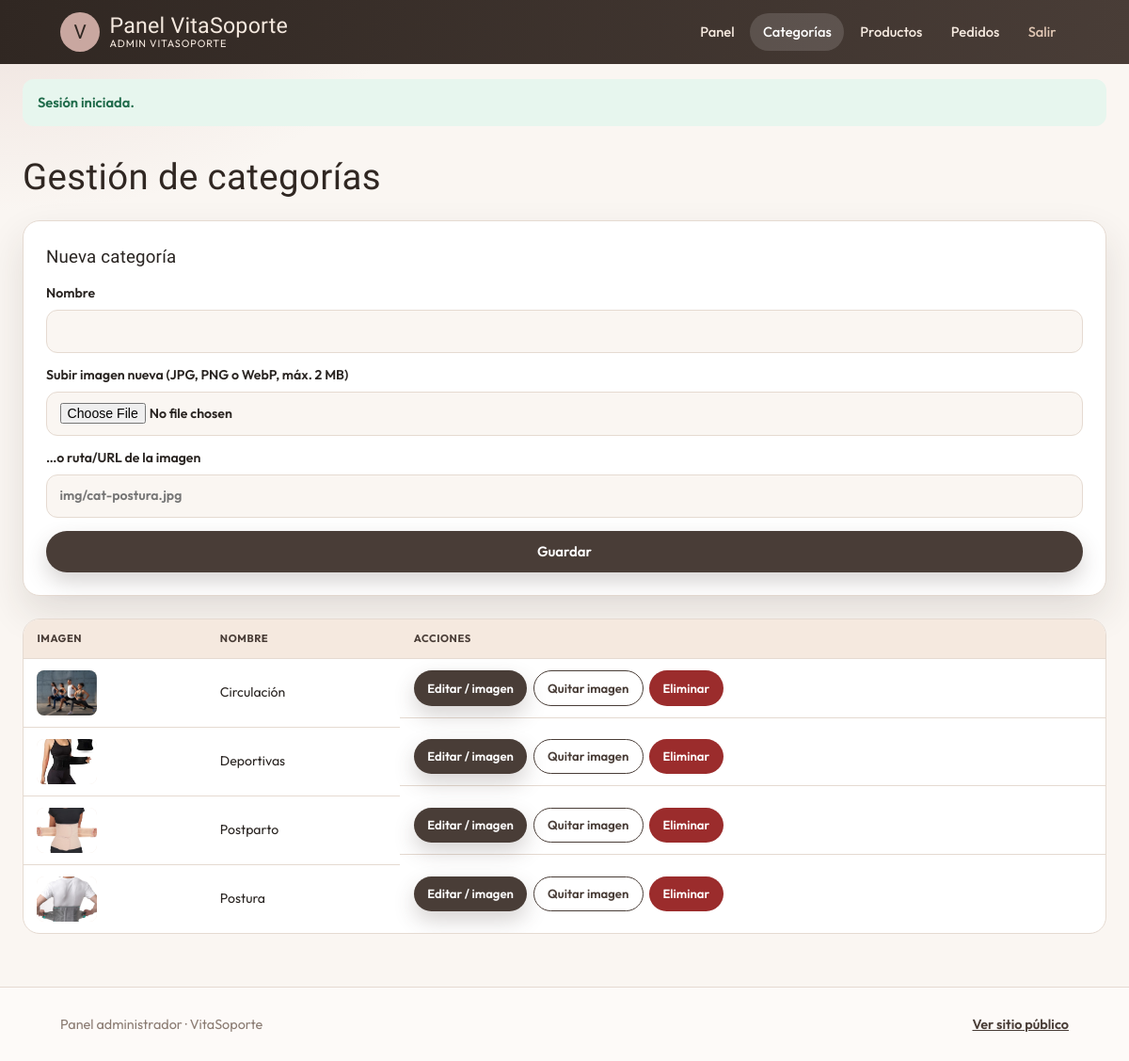
Screenshot of /admin/categorias.php (signed in) with the database file from the repository.
### tables this page shows
CREATE TABLE categoria (
  id_categoria INT UNSIGNED AUTO_INCREMENT PRIMARY KEY,
  nombre VARCHAR(100) NOT NULL,
  imagen VARCHAR(500) NULL
);

### includes/funciones.php (called while the page is built, shortened)
<?php
function e(?string $value): string
{
    return htmlspecialchars((string) $value, ENT_QUOTES | ENT_SUBSTITUTE, 'UTF-8');
}
function obtenerCategorias(mysqli $conexion): array
{
    $result = $conexion->query('SELECT id_categoria, nombre, imagen FROM categoria ORDER BY nombre ASC');
    return $result->fetch_all(MYSQLI_ASSOC);
}
function imagenCategoria(?string $imagen): string
{
    $foto = trim((string) $imagen);
    if (str_starts_with($foto, 'http://') || str_starts_with($foto, 'https://') || str_starts_with($foto, 'img/')) {
        return $foto;
    }
    return 'img/' . ltrim($foto, '/');
}

### admin/categorias.php (the view, shortened to what this page needs)
<?php
require_once __DIR__ . '/../includes/funciones.php';
$editar = null;
$categorias = obtenerCategorias($conexion);
require __DIR__ . '/../includes/header_admin.php';
?>
<div class="toolbar"><h2>Gestión de categorías</h2></div>
<form method="post" enctype="multipart/form-data" class="form" style="margin-bottom:1.5rem">
    <h3><?= $editar ? 'Editar' : 'Nueva' ?> categoría</h3>
    <label>Nombre <input name="nombre" required value="<?= e($editar['nombre'] ?? '') ?>"></label>
    <label>Subir imagen nueva (JPG, PNG o WebP, máx. 2 MB)
        <input type="file" name="imagen" accept="image/jpeg,image/png,image/webp">
    </label>
    <label>…o ruta/URL de la imagen
        <input name="imagen_manual" placeholder="img/cat-postura.jpg" value="<?= e($editar['imagen'] ?? '') ?>">
    </label>
    <button class="btn btn-primary" type="submit">Guardar</button>
</form>
<div class="tabla-wrap">
<table>
    <thead><tr><th>Imagen</th><th>Nombre</th><th>Acciones</th></tr></thead>
    <tbody>
    <?php foreach ($categorias as $c): ?>
        <tr>
            <td>
                <?php if (!empty($c['imagen'])): ?>
                    <img class="cat-thumb" src="../<?= e(imagenCategoria($c['imagen'])) ?>" alt="<?= e($c['nombre']) ?>">
                <?php else: ?>
                    <span class="cat-sin-img">Sin imagen</span>
                <?php endif; ?>
            </td>
            <td><?= e($c['nombre']) ?></td>
            <td class="acciones">
                <a class="btn btn-sm btn-primary" href="?editar=<?= (int) $c['id_categoria'] ?>">Editar / imagen</a>
                <?php if (!empty($c['imagen'])): ?>
                    <form method="post" onsubmit="return confirm('¿Quitar la imagen de esta categoría?')">
                        <button class="btn btn-sm btn-ghost" type="submit">Quitar imagen</button>
                    </form>
                <?php endif; ?>
                <form method="post" onsubmit="return confirm('¿Eliminar la categoría?')">
                    <button class="btn btn-sm btn-danger" type="submit">Eliminar</button>
                </form>
            </td>
        </tr>
    <?php endforeach; ?>
    </tbody>
</table>
</div>
<?php require __DIR__ . '/../includes/footer_admin.php'; ?>

### css/estilos.css (style rules this page uses)
:root { --nude: #F5E9DF; --champagne: #E2C8B5; --rosa: #C9A7A0; --cafe: #493D37; --cafe-deep: #302722; --cafe-mid: #65564E; --perla: #FAF6F2; --ink: #292421; --muted: #8A7B72; --line: #E5DAD1; --white: #FFFFFF; --bordeaux: var(--cafe); --bordeaux-deep: var(--cafe-deep); --bordeaux-mid: var(--cafe-mid); --rosa-mist: var(--nude); --pearl: var(--perla); --ok: #1f6b4a; --error: #9b2c2c; --wa: #1f9e55; --radius: 18px; --shadow: 0 18px 40px rgba(48, 39, 34, 0.12); --font-display: "Marcellus", "Times New Roman", serif; --font-body: "Outfit", system-ui, sans-serif; --pad-x: clamp(1rem, 3.5vw, 1.5rem); --touch: 44px; --header-h: 4.25rem; }
* { box-sizing: border-box; margin: 0; padding: 0; }
html { scroll-behavior: smooth; -webkit-text-size-adjust: 100%; text-size-adjust: 100%; }
body { font-family: var(--font-body); color: var(--ink); background: radial-gradient(ellipse 80% 50% at 10% -10%, rgba(201, 167, 160, 0.45), transparent 55%), radial-gradient(ellipse 60% 40% at 100% 0%, rgba(73, 61, 55, 0.08), transparent 50%), linear-gradient(180deg, #FAF6F2 0%, var(--pearl) 40%, #F5E9DF 100%); min-height: 100vh; min-height: 100dvh; line-height: 1.55; display: flex; flex-direction: column; overflow-x: hidden; }
img { max-width: 100%; display: block; height: auto; }
a { color: var(--bordeaux); }
h1, h2, h3, .brand-text strong { font-family: var(--font-display); font-weight: 400; letter-spacing: 0.01em; }
.btn { display: inline-flex; align-items: center; justify-content: center; gap: 0.35rem; border: none; border-radius: 999px; padding: 0.78rem 1.3rem; font-weight: 600; text-decoration: none; cursor: pointer; font-family: inherit; font-size: 0.93rem; min-height: var(--touch); transition: transform 0.15s, background 0.2s, box-shadow 0.2s; -webkit-tap-highlight-color: transparent; }
.btn-primary { background: var(--bordeaux); color: white; box-shadow: 0 10px 22px rgba(73, 61, 55, 0.22); }
.btn-ghost { background: transparent; border: 1.5px solid var(--bordeaux); color: var(--bordeaux); }
.btn-danger { background: var(--error); color: white; }
.btn-sm { padding: 0.45rem 0.9rem; font-size: 0.82rem; min-height: 2.35rem; }
.toolbar { display: flex; justify-content: space-between; align-items: flex-end; gap: 0.85rem; margin: clamp(1.15rem, 3vw, 1.5rem) 0 1rem; flex-wrap: wrap; }
.toolbar h2, .toolbar h3 { font-size: clamp(1.65rem, 4vw, 2.4rem); color: var(--bordeaux-deep); }
.cat-thumb { width: 64px; height: 48px; object-fit: cover; border-radius: 8px; background: var(--nude); }
.form { background: white; border: 1px solid var(--line); border-radius: var(--radius); padding: clamp(1.15rem, 3vw, 1.5rem); display: grid; gap: 0.85rem; box-shadow: var(--shadow); }
.form label { font-weight: 600; font-size: 0.88rem; display: grid; gap: 0.35rem; }
.form input, .form select, .form textarea { width: 100%; min-height: var(--touch); padding: 0.7rem 0.85rem; border: 1px solid var(--line); border-radius: 12px; font: inherit; background: #FAF6F2; appearance: none; -webkit-appearance: none; }
.admin-body { background: radial-gradient(ellipse 70% 40% at 0% 0%, rgba(201, 167, 160, 0.25), transparent 50%), var(--pearl); }
.tabla-wrap { overflow-x: auto; -webkit-overflow-scrolling: touch; background: white; border-radius: var(--radius); border: 1px solid var(--line); max-width: 100%; scrollbar-width: thin; scrollbar-color: var(--rosa) transparent; }
.tabla-wrap::after { content: ""; display: block; pointer-events: none; }
table { width: 100%; border-collapse: collapse; min-width: 560px; }
th, td { text-align: left; padding: 0.75rem 0.9rem; border-bottom: 1px solid var(--line); font-size: 0.88rem; vertical-align: middle; }
th { background: var(--rosa-mist); color: var(--bordeaux); font-size: 0.7rem; text-transform: uppercase; letter-spacing: 0.05em; white-space: nowrap; position: sticky; top: 0; z-index: 1; }
tr:last-child td { border-bottom: none; }
.acciones { display: flex; gap: 0.4rem; flex-wrap: wrap; align-items: center; }
.acciones form { display: inline; }

### rows the page displays
categoria: imagen (picture), nombre "Circulación"
categoria: imagen (picture), nombre "Deportivas"
categoria: imagen (picture), nombre "Postparto"
categoria: imagen (picture), nombre "Postura"

### other values shown
$admin['nombre'] "ADMIN VITASOPORTE"
$flash['mensaje'] "Sesión iniciada."
